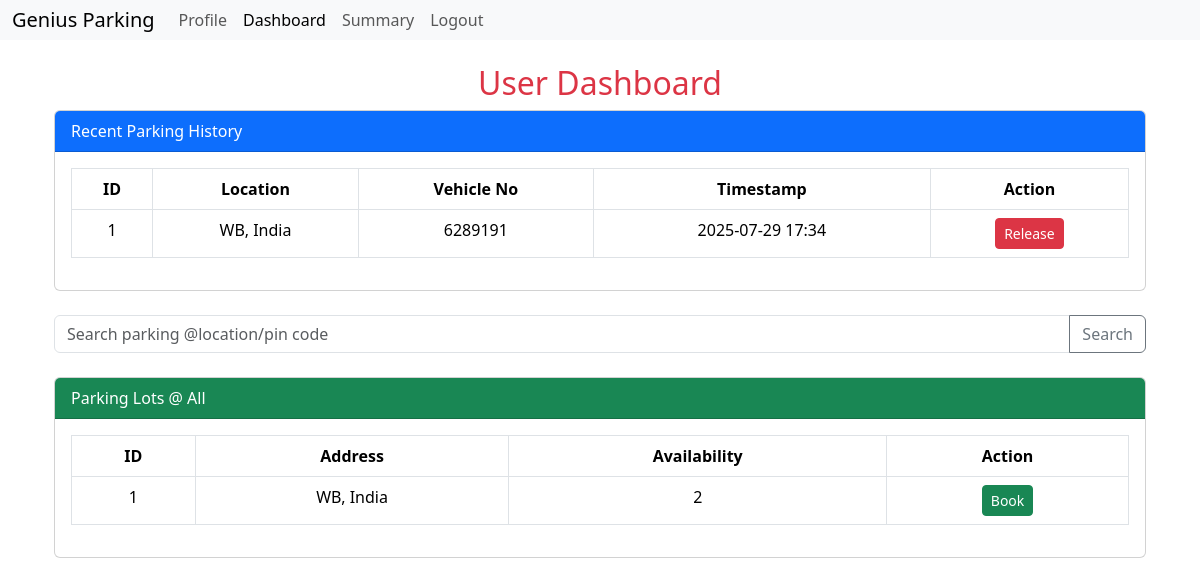
The page /user_dashboard (signed in) on the database its author committed.
### models.py (models this page shows, shortened)
class Reserve_Parking_Spot(db.Model):
    _tablename_ = 'reserve_parking_spot'
    id = db.Column(db.Integer, primary_key=True)
    spot_id = db.Column(db.Integer, db.ForeignKey('parking_spot.id'), nullable=False)
    lot_id = db.Column(db.Integer, db.ForeignKey('parking_lot.id'), nullable=False)
    user_id = db.Column(db.Integer, db.ForeignKey('user.id'), nullable=False)
    parking_timestamp = db.Column(db.DateTime, nullable=False)
    leaving_timestamp = db.Column(db.DateTime, nullable=True)
    parking_cost = db.Column(db.Float)
    vehicle_no = db.Column(db.String(20), nullable=False)
    parking_lot = db.relationship('Parking_Lot')
    parking_spot = db.relationship('Parking_Spot', backref='reserve_parking_spot', lazy=True)
    user = db.relationship('User', backref='reserve_parking_spot', lazy=True)

class Parking_Lot(db.Model):
    __tablename__ = 'parking_lot'
    id = db.Column(db.Integer, primary_key=True)
    prime_location_name = db.Column(db.String(100), nullable=False)
    price = db.Column(db.Float, nullable=False)
    address = db.Column(db.String(255), nullable=False)
    pincode = db.Column(db.String(10), nullable=False)
    maximum_number_of_spots = db.Column(db.Integer, nullable=False)
    user_id = db.Column(db.Integer, db.ForeignKey('user.id'), nullable=False)
    parking_spot = db.relationship('Parking_Spot', back_populates='parking_lot', lazy=True)
    @property
    def available(self):
        return sum(1 for spot in self.parking_spot if spot.status == 'A')

class Parking_Spot(db.Model):
    __tablename__ = 'parking_spot'
    id = db.Column(db.Integer, primary_key=True)
    lot_id = db.Column(db.Integer, db.ForeignKey('parking_lot.id'), nullable=False)
    status = db.Column(db.String(1), nullable=False, default='A')  ## 'A'-Available/'O'-Occupied
    parking_lot = db.relationship('Parking_Lot', back_populates='parking_spot', lazy=True)

### routes.py (the view)
@app.route('/user_dashboard', methods=['GET', 'POST'])
@auth_checker
def user_dashboard():
    if 'user_id' not in session:
        return redirect(url_for('login'))
    user_id = session['user_id']
    search_query = request.args.get('prime_location_name', '').strip()
    history = Reserve_Parking_Spot.query.filter_by(user_id=user_id).order_by(
        Reserve_Parking_Spot.parking_timestamp.desc()
    ).all()
    if search_query:
        parking_lot = Parking_Lot.query.filter(
            (Parking_Lot.prime_location_name.ilike(f"%{search_query}%")) |
            (Parking_Lot.pincode.ilike(f"%{search_query}%"))
        ).all()
    else:
        parking_lot = Parking_Lot.query.all()
    user = User.query.get(user_id)
    return render_template(
        'user_dashboard.html',
        user=user,
        history=history,
        parking_lot=parking_lot,
        search_query=search_query
    )

### app.py (called while the page is built)
@app.context_processor
def inject_now():
    return {'now': lambda: datetime.now().strftime("%Y-%m-%d %H:%M:%S")}

### routes.py (called while the page is built)
def auth_checker(func):
    @wraps(func)
    def core(*args, **kwargs):
        if 'user_id' not in session:
            flash('Please login first!', 'danger')
            return redirect(url_for('login'))
        return func(*args, **kwargs)
    return core

### templates/user_dashboard.html
{% extends "layout.html" %}
{% block content %}
<div class="container mt-4">
    <h2 class="text-center text-danger">User Dashboard</h2>
    <div class="card mb-4">
        <div class="card-header bg-primary text-white">Recent Parking History</div>
        <div class="card-body">
            <table class="table table-bordered text-center">
                <thead class="thead-dark">
                    <tr>
                        <th>ID</th>
                        <th>Location</th>
                        <th>Vehicle No</th>
                        <th>Timestamp</th>
                        <th>Action</th>
                    </tr>
                </thead>
                <tbody>
                    {% for res in history %}
                    <tr>
                        <td>{{ res.id }}</td>
                        <td>{{ res.parking_lot.address }}</td>
                        <td>{{ res.vehicle_no }}</td>
                        <td>{{ res.parking_timestamp.strftime("%Y-%m-%d %H:%M") }}</td>
                        <td>
                            {% if not res.leaving_timestamp %}
                                <a href="{{ url_for('release_parking', reservation_id=res.id) }}" class="btn btn-danger btn-sm">Release</a>
                            {% else %}
                                <span class="badge bg-success">Parked Out</span>
                            {% endif %}
                        </td>
                    </tr>
                    {% else %}
                    <tr><td colspan="5">No reservations found</td></tr>
                    {% endfor %}
                </tbody>
            </table>
        </div>
    </div>
    <form method="GET" action="{{ url_for('user_dashboard') }}" class="mb-4">
        <div class="input-group">
            <input type="text" name="prime_location_name" class="form-control" placeholder="Search parking @location/pin code" value="{{ search_query }}">
            <button class="btn btn-outline-secondary" type="submit">Search</button>
        </div>
    </form>
    <div class="card">
        <div class="card-header bg-success text-white">
            Parking Lots @ {{ search_query if search_query else 'All' }}
        </div>
        <div class="card-body">
            <table class="table table-bordered text-center">
                <thead class="thead-light">
                    <tr>
                        <th>ID</th>
                        <th>Address</th>
                        <th>Availability</th>
                        <th>Action</th>
                    </tr>
                </thead>
                <tbody>
                    {% for lot in parking_lot %}
                    <tr>
                        <td>{{ lot.id }}</td>
                        <td>{{ lot.address }}</td>
                        <td>{{ lot.available }}</td>
                        <td>
                        {% if lot.available == 0 %}
                            <button class="btn btn-secondary btn-sm" disabled>Full</button>
                        {% else %}
                            <a href="{{ url_for('reserve_parking', lot_id=lot.id) }}" class="btn btn-success btn-sm">Book</a>
                        {% endif %}
                        </td>
                    </tr>
                    {% else %}
                    <tr><td colspan="4">No parking lots found</td></tr>
                    {% endfor %}
                </tbody>
            </table>
        </div>
    </div>
</div>
{% endblock %}

### rows shown on the page
Reserve_Parking_Spot: id "1", parking_lot.address "WB, India", vehicle_no "6289191", parking_timestamp "2025-07-29 17:34"
Parking_Lot: id "1", address "WB, India", available "2"

### other values the page prints
{{ search_query if search_query else 'All' }} "All"
